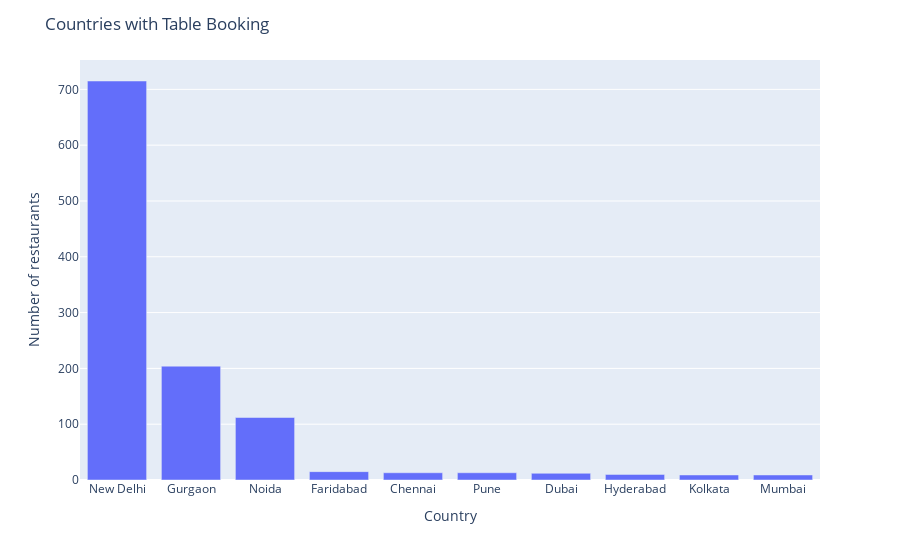

Notebook code cell kept with this figure:
### Code cell
import plotly.express as px
fig = px.bar(final_df[final_df['Has Table booking']=='Yes']['City'].value_counts().head(10),
             x=final_df[final_df['Has Table booking']=='Yes']['City'].value_counts().head(10).index,
             y=final_df[final_df['Has Table booking']=='Yes']['City'].value_counts().head(10).values)
fig.update_layout(title='Countries with Table Booking')
fig.update_xaxes(title_text='Country')
fig.update_yaxes(title_text='Number of restaurants')
fig.show()

### Figure 1 — Plotly figure (JSON) as saved in the notebook; plotly's stock layout.template omitted (floating-point values rounded to 4 significant figures)
{"data": [{"alignmentgroup": "True", "hovertemplate": "x=%{x}<br>y=%{y}<extra></extra>", "legendgroup": "", "marker": {"color": "#636efa", "pattern": {"shape": ""}}, "name": "", "offsetgroup": "", "orientation": "v", "showlegend": false, "textposition": "auto", "type": "bar", "x": ["New Delhi", "Gurgaon", "Noida", "Faridabad", "Chennai", "Pune", "Dubai", "Hyderabad", "Kolkata", "Mumbai"], "xaxis": "x", "y": [715, 204, 112, 15, 13, 13, 12, 10, 9, 9], "yaxis": "y"}], "layout": {"barmode": "relative", "legend": {"tracegroupgap": 0}, "margin": {"t": 60}, "title": {"text": "Countries with Table Booking"}, "xaxis": {"anchor": "y", "domain": [0, 1], "title": {"text": "Country"}}, "yaxis": {"anchor": "x", "domain": [0, 1], "title": {"text": "Number of restaurants"}}}}
